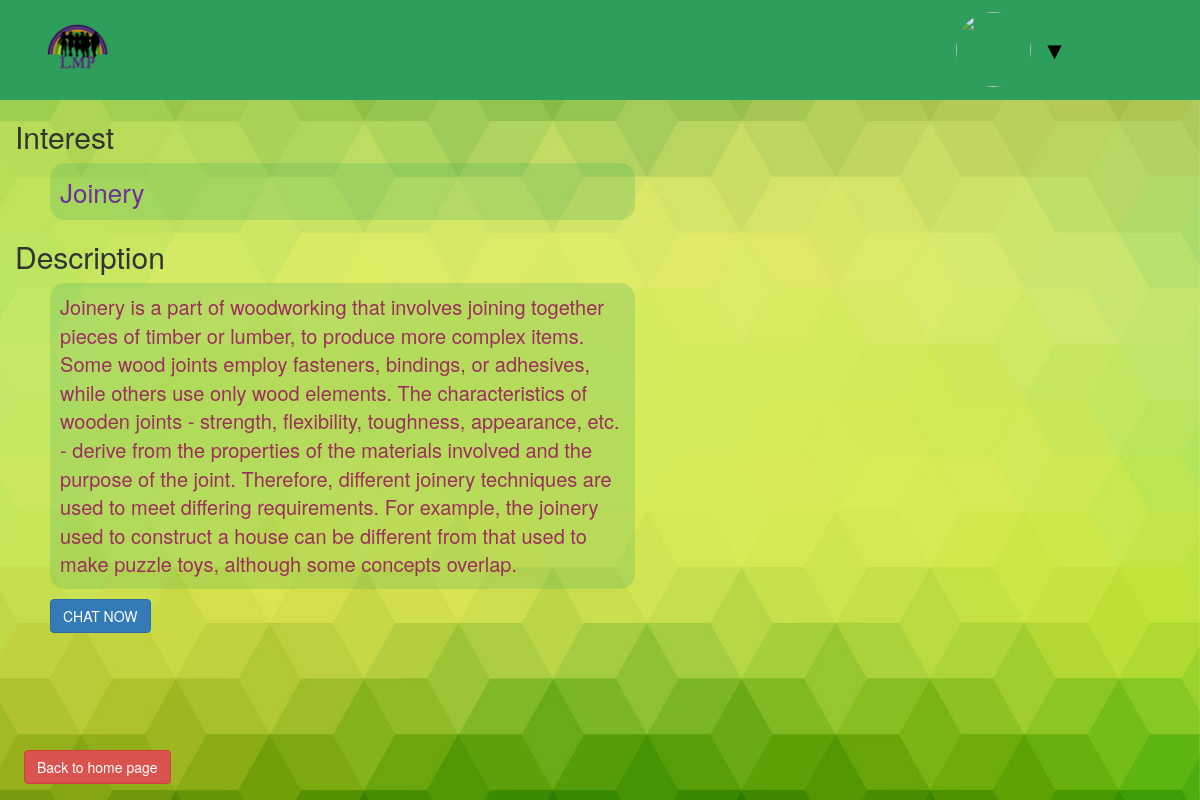
Screenshot of /interest/Joinery/ with the database file from the repository.
### interests/models.py (models this page shows, shortened)
class Interest(models.Model):
	name = models.CharField(max_length=100)
	description = models.TextField(blank=True)
	users = models.ManyToManyField(User)
	url = models.CharField(max_length=200)

### default/views.py (the view)
# urls.py: url(r'^interest/(?P<interest_name_url>\w+)/$', views.interest, name='interest'),
def interest(request, interest_name_url):
	interest_name = interest_name_url.replace('_', ' ')
	interest = Interest.objects.filter(name=interest_name).values('name', 'description')
	context = {
		'interest': interest,
	}
	return render(request, 'default/interest.html', context)

### default/templates/default/interest.html (shortened to what this page needs)
{% extends 'base.html' %}
{% load static %}
{% block content %}
<div id="navbar" class="col-lg-12">
	<div class="col-lg-2">
		<a href="/"><img class="logo" src="{% static 'images/logo.png' %}" alt=""></a>
	</div>
	<div class="col-lg-5">
	</div>
	<div class="col-lg-5">
		<div class="col-lg-6 text-right">
		</div>
		<div class="col-lg-2">
			{% if user.userprofile.avatar == '' %}
				<img class="avatar" src="{% static 'images/default_avatar.png' %}" alt="">
			{% else %}
				<img class="avatar" src="/media/{{ user.userprofile.avatar }}" alt="">
			{% endif %}
		</div>
		<div class="col-lg-4 text-left dropdown">
			<img class="dropbtn" src="{% static 'images/triangle.png' %}" alt="">
		</div>
	</div>
</div>
<div class="container-fluid">
	<div class="row">
		<div class="col-lg-12">
			{% for item in interest %}
				<h2>Interest</h2>
				<p class="int-name">{{ item.name }}</p>
				<h2>Description</h2>
				<p class="int-description">{{ item.description }}</p>
			{% endfor %}
				<a href="/chat/" class="btn btn-primary btn-chat">CHAT NOW</a>
		</div>
	</div>
</div>
<a href="/" class="btn btn-danger back-home">Back to home page</a>
{% endblock %}

### static/css/global.css (style rules this page uses)
html, body { height: 100%; background: url(/static/images/bg.jpg) no-repeat center center; -webkit-background-size: cover; -moz-background-size: cover; -o-background-size: cover; background-size: cover; }
#navbar { background-color: #2e9e5c; height: 100px; }
.logo { width: 60%; }
.avatar { margin-top: 12px; height: 75px; width: 75px; -webkit-border-radius: 50%; -moz-border-radius: 50%; border-radius: 50%; }
.dropbtn { margin-top: 45px; margin-left: 15px; cursor: pointer; width: 15px; height: 15px; }
.dropdown { position: relative; display: inline-block; }
.back-home { position: absolute; bottom: 2%; left: 2%; }
.int-name { background: rgba(46, 158, 92, 0.2); border-radius: 15px; color: #6f2e9e; font-size: 26px; margin-left: 3%; padding: 10px; width: 50%; }
.int-description { background: rgba(46, 158, 92, 0.2); border-radius: 15px; color: #9e2e5d; font-size: 20px; margin-left: 3%; padding: 10px; width: 50%; }
.btn-chat { margin-left: 3%; }

### rows the page displays
Interest: name "Joinery", description "Joinery is a part of woodworking that involves joining together pieces of timber or lumber, to produce more complex items. Some wood joints employ fasteners, bindings, or adhesives, while others use only wood elements. The characteristics of wooden joints - strength, flexibility, toughness, appearance, etc. - derive from the properties of the materials involved and the purpose of the joint. Therefore, different joinery techniques are used to meet differing requirements. For example, the joinery used to construct a house can be different from that used to make puzzle toys, although some concepts overlap."
